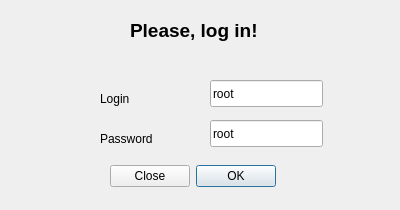
<?xml version="1.0" encoding="UTF-8"?>
<ui version="4.0">
 <class>LoginDialog</class>
 <widget class="QDialog" name="LoginDialog">
  <property name="geometry">
   <rect>
    <x>0</x>
    <y>0</y>
    <width>400</width>
    <height>210</height>
   </rect>
  </property>
  <property name="windowTitle">
   <string>Dialog</string>
  </property>
  <widget class="QDialogButtonBox" name="buttonBox">
   <property name="geometry">
    <rect>
     <x>110</x>
     <y>160</y>
     <width>211</width>
     <height>32</height>
    </rect>
   </property>
   <property name="layoutDirection">
    <enum>Qt::RightToLeft</enum>
   </property>
   <property name="orientation">
    <enum>Qt::Horizontal</enum>
   </property>
   <property name="standardButtons">
    <set>QDialogButtonBox::Close|QDialogButtonBox::Ok</set>
   </property>
  </widget>
  <widget class="QLineEdit" name="lineEdit">
   <property name="geometry">
    <rect>
     <x>210</x>
     <y>80</y>
     <width>113</width>
     <height>27</height>
    </rect>
   </property>
   <property name="text">
    <string>root</string>
   </property>
  </widget>
  <widget class="QLineEdit" name="lineEdit_2">
   <property name="geometry">
    <rect>
     <x>210</x>
     <y>120</y>
     <width>113</width>
     <height>27</height>
    </rect>
   </property>
   <property name="text">
    <string>root</string>
   </property>
  </widget>
  <widget class="QLabel" name="label">
   <property name="geometry">
    <rect>
     <x>100</x>
     <y>90</y>
     <width>67</width>
     <height>17</height>
    </rect>
   </property>
   <property name="text">
    <string>Login</string>
   </property>
  </widget>
  <widget class="QLabel" name="label_2">
   <property name="geometry">
    <rect>
     <x>100</x>
     <y>130</y>
     <width>67</width>
     <height>17</height>
    </rect>
   </property>
   <property name="text">
    <string>Password</string>
   </property>
  </widget>
  <widget class="QLabel" name="label_3">
   <property name="geometry">
    <rect>
     <x>130</x>
     <y>10</y>
     <width>171</width>
     <height>41</height>
    </rect>
   </property>
   <property name="font">
    <font>
     <pointsize>14</pointsize>
     <weight>75</weight>
     <bold>true</bold>
    </font>
   </property>
   <property name="text">
    <string>Please, log in!</string>
   </property>
  </widget>
 </widget>
 <resources/>
 <connections>
  <connection>
   <sender>buttonBox</sender>
   <signal>accepted()</signal>
   <receiver>LoginDialog</receiver>
   <slot>accept()</slot>
   <hints>
    <hint type="sourcelabel">
     <x>248</x>
     <y>254</y>
    </hint>
    <hint type="destinationlabel">
     <x>157</x>
     <y>274</y>
    </hint>
   </hints>
  </connection>
  <connection>
   <sender>buttonBox</sender>
   <signal>rejected()</signal>
   <receiver>LoginDialog</receiver>
   <slot>reject()</slot>
   <hints>
    <hint type="sourcelabel">
     <x>316</x>
     <y>260</y>
    </hint>
    <hint type="destinationlabel">
     <x>286</x>
     <y>274</y>
    </hint>
   </hints>
  </connection>
 </connections>
</ui>
